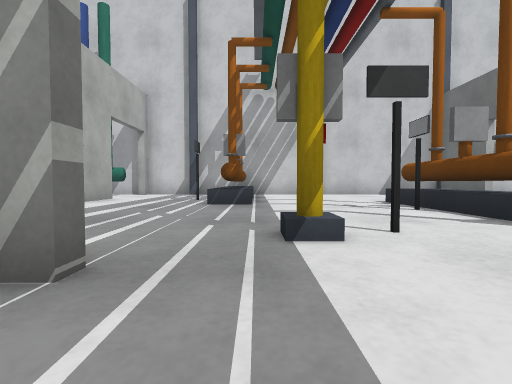
view 1 (above)

17 first-person views from a walk through a Gazebo world. The camera is 0.5 m above the floor, tilts 2° down and sees 85° across. Floor lines are 1 m apart. The floor is counted in squares, 1 m on a side. Each view is taken from the middle of a square. On the plan, view 1 faces up. The plan holds only what a view shows up to about 9 squares ahead; the rest is blank. The place goes on beyond the plan.

view 2
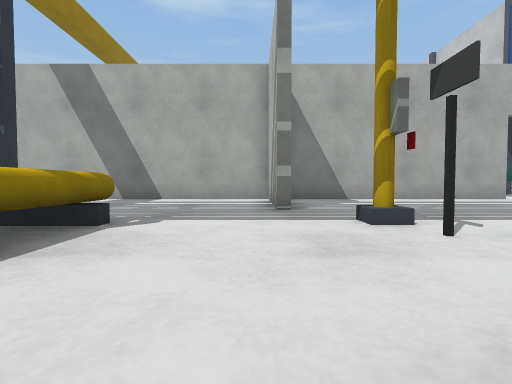

view 3
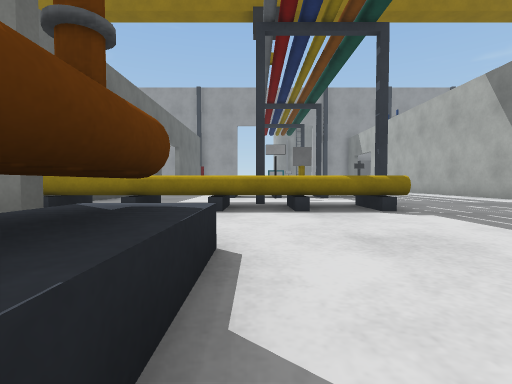

view 4
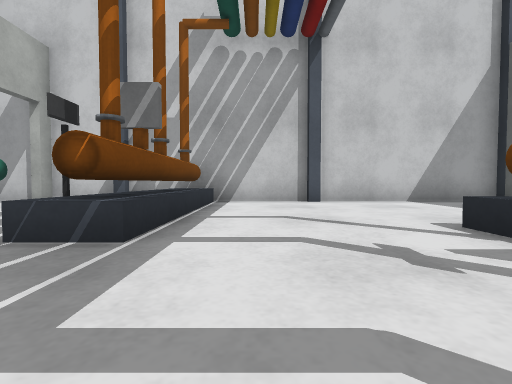

view 5
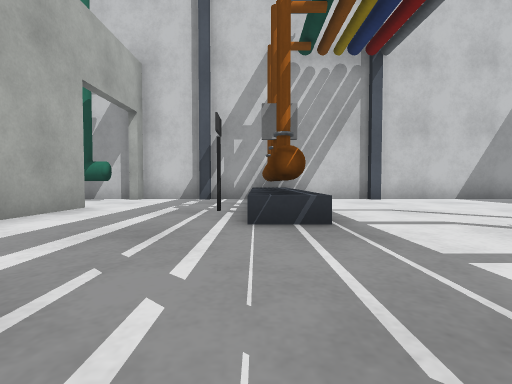

view 6
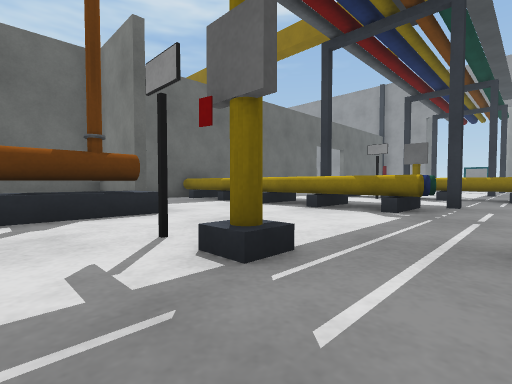

view 7
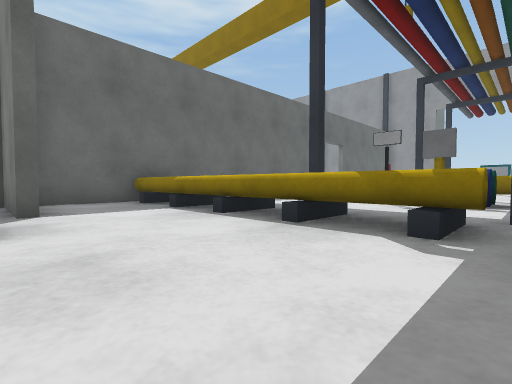

view 8
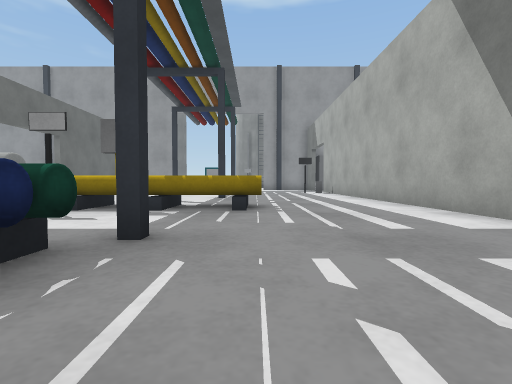

view 9
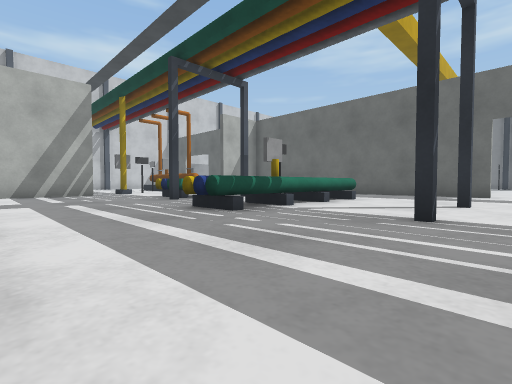

view 10
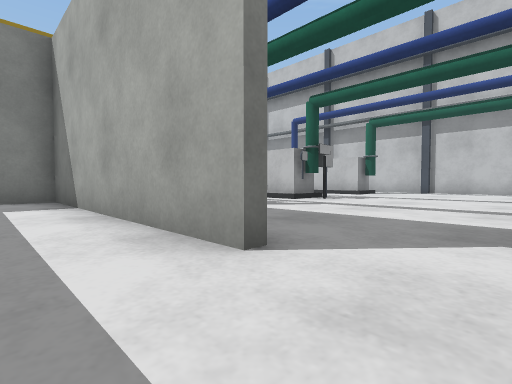

view 11
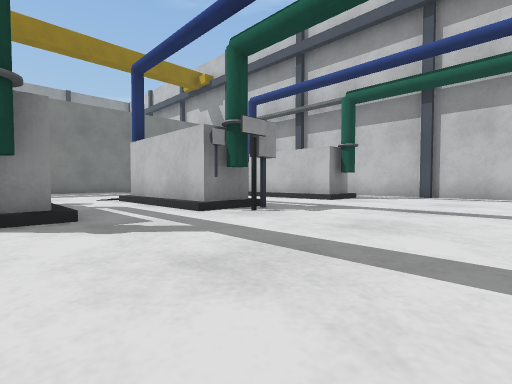

view 12
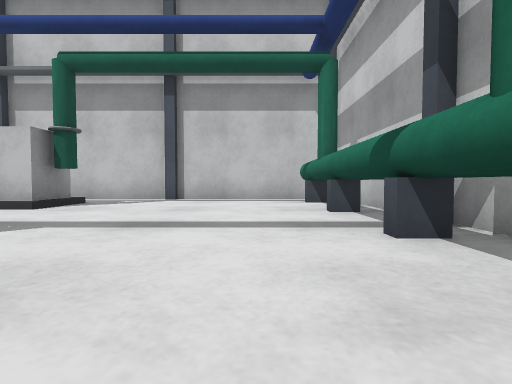

view 13
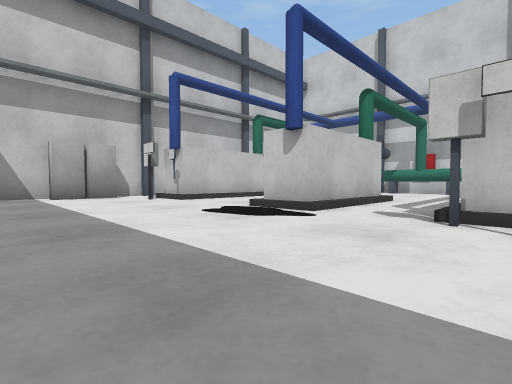

view 14
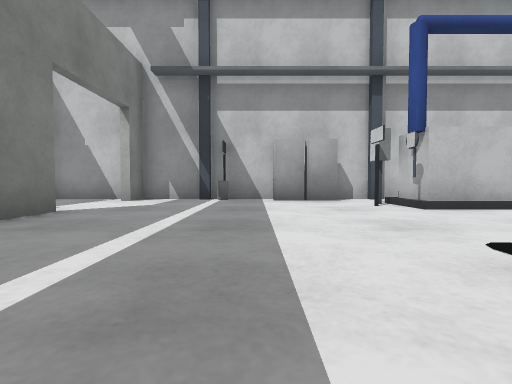

view 15
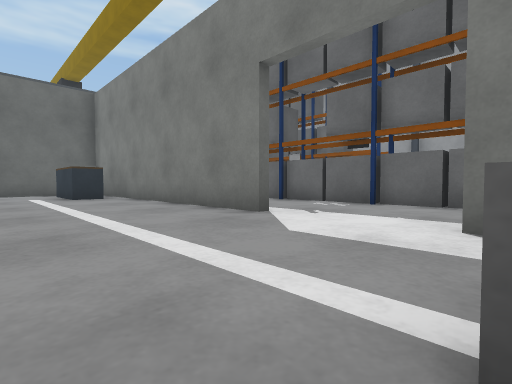

view 16
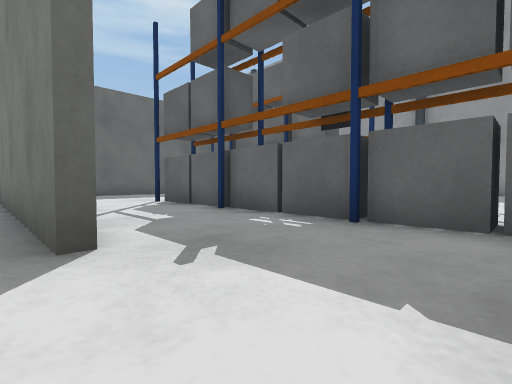

view 17
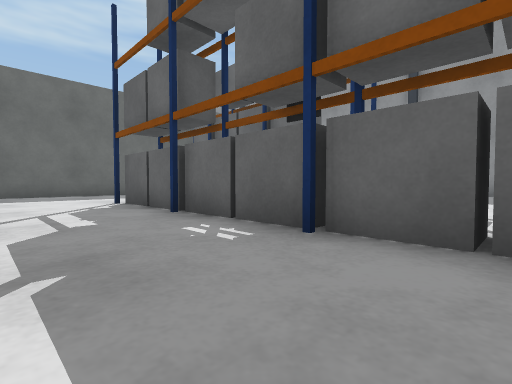

### Floor plan
Points are (right, up) in squares from view 1. A wall is a line through its corners. A room is listed if a view was taken in it or the views show most of it. See-through windows are left out.
Room 1 (views 1, 2, 3, 4, 5, 6, 7, 8, 9, 10)
walls: (-0.9, 1.4) (-4, 1.4); (4.9, 1.6) (7.4, 1.6); (-4.5, 1.6) (-3.2, 1.6); (7.4, -0.5) (7.4, 3.8); (7.4, -4.6) (7.4, -2.4); (-4.4, 8.6) (-4.4, -9.1); (7.4, -9.1) (7.4, -8.5); (2.8, 11.2) (2.2, 11.2); (-2.2, 11.2) (-2.8, 11.2); (7.4, 10.9) (7.4, 11.4) (-5.5, 11.4)
low walls: (3.3, 1.9) (3.3, 7.1); (3.6, 2) (3.6, 4.5); (3.6, 5.4) (3.6, 6.1); (3.6, 6.3) (3.6, 7); (-0.4, 11) (-0.4, 6.5) (-0.8, 6.5) (-0.8, 7.4); (-0.1, 11.2) (-0.1, 6.3) (-1.1, 6.3); (-5, 10.9) (-5, 10.3)
ways out: opening at (-5, 9) to room 2
objects: sign (-2, 8); pipe (-1, -6) to (4, -6); pipe (-1, -5) to (0, -5); grey box (-1, 8); rack (0, -9); rack (0, -2); grey box (0, 3); grey box (1, -5); pipe (1, -2) to (2, -2); pipe (1, -1) to (7, -1); sign (1, 3); sign (2, -5); rack (3, -9); pipe (3, -5) to (4, -5); rack (3, -2); sign (3, 5); pipe (4, -2) to (5, -2); grey box (4, 5); pipe (7, -2)
Room 2 (views 11, 12, 13, 14, 15, 16, 17)
walls: (-16.5, -0.6) (-17, -0.6); (-16.6, 0.2) (-16.6, -1.5) (-17, -1.5); (-13.8, -5.4) (-8.6, -5.4); (-17.4, 1.4) (-17.4, -8.1); (-17.4, -5.4) (-16.5, -5.4); (-17.2, 6.8) (-17.2, 6.2); (-4.6, -7.5) (-4.6, -6.5); (-13, 11.4) (-17.1, 11.4); (-17.4, 10.9) (-17.4, 1.7)
low walls: (-10.3, 10.3) (-16.9, 10.3); (-5, 10.3) (-5.5, 10.3)
ways out: opening at (-5, 9) to room 1
objects: grey box (-17, -3); grey box (-16, -9) to (-15, -9); sign (-15, 1); white box (-15, 2) to (-15, 4); rack (-14, -9); rack (-14, -8); grey box (-13, -9); rack (-12, -9); rack (-12, -8); grey box (-11, -9); white box (-11, 2) to (-10, 4); sign (-11, 5) to (-10, 5); grey box (-10, -9); other object (-9, -9); rack (-9, -8); other object (-8, -5) to (-7, -4); sign (-7, 1); white box (-7, 2) to (-7, 4)

Positions as (right, up) in squares from view 1, and headings:
1: (0, 0), facing up
2: (4, 1), facing left
3: (3, 4), facing down
4: (1, 4), facing up
5: (-1, 3), facing up
6: (-1, 4), facing down-right
7: (0, 2), facing down-right
8: (-1, 0), facing down
9: (-4, -10), facing up-right
10: (-3, 10), facing down-left
11: (-7, 9), facing down-left
12: (-9, 9), facing left
13: (-7, -3), facing up-left
14: (-9, -2), facing left
15: (-17, -2), facing down-right
16: (-16, -5), facing down-right
17: (-16, -6), facing down-right
